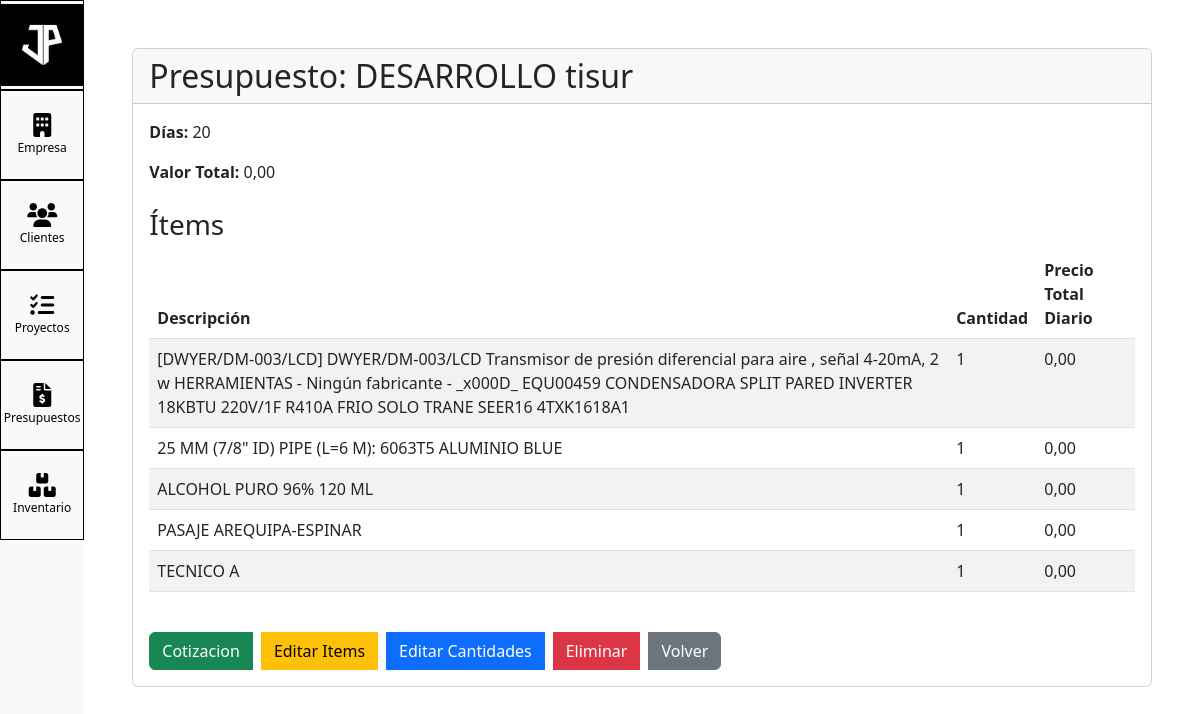
Screenshot of /budgets/budgets/5/ with the database file from the repository.
### budgets/models.py (models this page shows, shortened)
class Budget(models.Model):
    project = models.ForeignKey(Project, on_delete=models.CASCADE, related_name='budgets')
    dias = models.PositiveIntegerField()
    valor_total = models.DecimalField(max_digits=10, decimal_places=2, default=0)

class BudgetItem(models.Model):
    budget = models.ForeignKey(Budget, on_delete=models.CASCADE, related_name='items')
    content_type = models.ForeignKey(ContentType, on_delete=models.CASCADE)
    object_id = models.PositiveIntegerField()
    inventario = GenericForeignKey('content_type', 'object_id')
    cantidad = models.PositiveIntegerField()
    @property
    def precio_total_diario(self):
        return self.cantidad * self.inventario.precio_unitario_diario

### projects/models.py (models this page shows, shortened)
class Project(models.Model):
    client = models.ForeignKey(Client, on_delete=models.CASCADE)
    contractor = models.ForeignKey(Contractor, on_delete=models.CASCADE)
    project_name = models.CharField(max_length=100)
    sap_code = models.CharField(max_length=50)
    ov_name = models.CharField(max_length=100)
    start_date = models.DateField()
    end_date = models.DateField()

### inventory/models.py (models this page shows, shortened)
class BaseInventario(models.Model):
    num_articulo = models.CharField(max_length=50)
    descripcion = models.CharField(max_length=255)
    en_stock = models.IntegerField(default=0)
    codigo_barras = models.CharField(max_length=100, blank=True, default='')
    grupo_articulos = models.CharField(max_length=100, default='MISC')
    fabricante = models.CharField(max_length=100, blank=True, default='')
    unidad_medida = models.CharField(max_length=50, blank=True, default='')
    precio_unitario_diario = models.DecimalField(max_digits=10, decimal_places=2, default=0)
    ultimo_precio_compra = models.DecimalField(max_digits=10, decimal_places=2, default=0)
    class Meta:
        abstract = True

class Equipos(BaseInventario):
    grupo_articulos = models.CharField(max_length=100, default='EQUIPOS')

class EPPS(BaseInventario):
    grupo_articulos = models.CharField(max_length=100, default='EPPS')

class Transporte(BaseInventario):
    grupo_articulos = models.CharField(max_length=100, default='TRANSPORTE')

class ManoDeObra(BaseInventario):
    grupo_articulos = models.CharField(max_length=100, default='MANODEOBRA')

### budgets/views.py (the view)
# urls.py: path('budgets/<int:pk>/', BudgetDetailView.as_view(), name='budget-detail'),
class BudgetDetailView(DetailView):
    model = Budget
    template_name = 'budgets/budget_detail.html'
    def get_context_data(self, **kwargs):
        context = super().get_context_data(**kwargs)
        context['export_url'] = reverse_lazy('budget-export', kwargs={'pk': self.object.pk})
        return context

### budgets/templates/budgets/budget_detail.html
{% extends "base_budget.html" %}
{% block content %}
  <div class="container mt-4">
    <div class="card">
      <div class="card-header">
        <h2 class="card-title mb-0">Presupuesto: {{ object.project.project_name }}</h2>
      </div>
      <div class="card-body">
        <p class="card-text"><strong>Días:</strong> {{ object.dias }}</p>
        <p class="card-text"><strong>Valor Total:</strong> {{ object.valor_total }}</p>
        <h3 class="mt-4">Ítems</h3>
        <table class="table table-striped">
          <thead>
            <tr>
              <th>Descripción</th>
              <th>Cantidad</th>
              <th>Precio Total Diario</th>
            </tr>
          </thead>
          <tbody>
            {% for item in object.items.all %}
              <tr>
                <td>{{ item.inventario.descripcion }}</td>
                <td>{{ item.cantidad }}</td>
                <td>{{ item.precio_total_diario }}</td>
              </tr>
            {% endfor %}
          </tbody>
        </table>
        <div class="btn-group mt-4" role="group" aria-label="Budget actions">
          <a href="{% url 'budget-export' object.pk %}" class="btn btn-success">Cotizacion</a>
          <a href="{% url 'budget-edit' object.pk %}" class="btn btn-warning ms-2">Editar Items</a>
          <a href="{% url 'budget-item-update' object.pk %}" class="btn btn-primary ms-2">Editar Cantidades</a>
          <a href="{% url 'budget-delete' object.pk %}" class="btn btn-danger ms-2">Eliminar</a>
          <a href="{% url 'budget-list' %}" class="btn btn-secondary ms-2">Volver</a>
        </div>
      </div>
    </div>
  </div>
{% endblock %}

### static/css/custom.css (style rules this page uses)
body, html { height: 100%; margin: 0; padding: 0; }

### rows the page displays
Budget: project.project_name "DESARROLLO tisur", dias "20", valor_total "0,00"
BudgetItem: inventario.descripcion "[DWYER/DM-003/LCD] DWYER/DM-003/LCD Transmisor de presión diferencial para aire , señal 4-20mA, 2 w HERRAMIENTAS - Ningún fabricante - _x000D_ EQU00459 CONDENSADORA SPLIT PARED INVERTER 18KBTU 220V/1F R410A FRIO SOLO TRANE SEER16 4TXK1618A1", cantidad "1", precio_total_diario "0,00"
BudgetItem: inventario.descripcion "25 MM (7/8\" ID) PIPE (L=6 M): 6063T5 ALUMINIO BLUE", cantidad "1", precio_total_diario "0,00"
BudgetItem: inventario.descripcion "ALCOHOL PURO 96% 120 ML", cantidad "1", precio_total_diario "0,00"
BudgetItem: inventario.descripcion "PASAJE AREQUIPA-ESPINAR", cantidad "1", precio_total_diario "0,00"
BudgetItem: inventario.descripcion "TECNICO A", cantidad "1", precio_total_diario "0,00"
